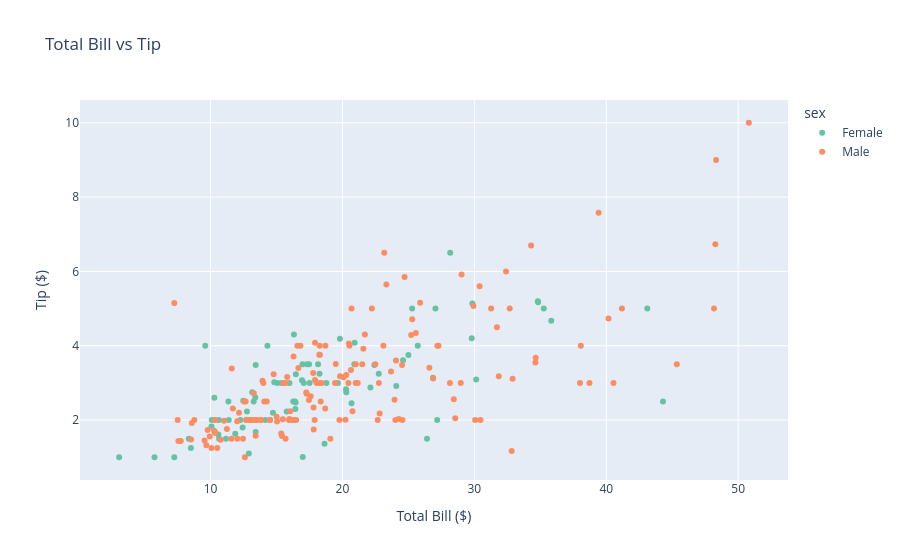

The code cell stored with this chart in its notebook:
### Markdown cell above
#### Pyplot

### Code cell
import plotly.express as px
# Scatter Plot
fig = px.scatter(
    tips,
    x="total_bill",
    y="tip",
    color="sex",
    title="Total Bill vs Tip",
    color_discrete_sequence=px.colors.qualitative.Set2
)

fig.update_layout(
    xaxis_title="Total Bill ($)",
    yaxis_title="Tip ($)"
)

fig.show()

### Figure 1 — Plotly figure (JSON) as saved in the notebook; plotly's stock layout.template omitted (floating-point values rounded to 4 significant figures; data arrays with more than 128 entries replaced by an {"elided": "..."} marker saying what was removed)
{"data": [{"hovertemplate": "sex=Female<br>total_bill=%{x}<br>tip=%{y}<extra></extra>", "legendgroup": "Female", "marker": {"color": "rgb(102,194,165)", "symbol": "circle"}, "mode": "markers", "name": "Female", "orientation": "v", "showlegend": true, "type": "scatter", "x": [16.99, 24.59, 35.26, 14.83, 10.33, 16.97, 20.29, 15.77, 19.65, 15.06, 20.69, 16.93, 10.29, 34.81, 26.41, 16.45, 3.07, 17.07, 26.86, 25.28, 14.73, 10.07, 34.83, 5.75, 16.32, 22.75, 11.35, 15.38, 44.3, 22.42, 20.92, 14.31, 7.25, 25.71, 17.31, 10.65, 12.43, 24.08, 13.42, 12.48, 29.8, 14.52, 11.38, 20.27, 11.17, 12.26, 18.26, 8.51, 10.33, 14.15, 13.16, 17.47, 27.05, 16.43, 8.35, 18.64, 11.87, 29.85, 25.0, 13.39, 16.21, 17.51, 10.59, 10.63, 9.6, 20.9, 18.15, 19.81, 43.11, 13.0, 12.74, 13.0, 16.4, 16.47, 12.76, 13.27, 28.17, 12.9, 30.14, 13.42, 15.98, 16.27, 10.09, 22.12, 35.83, 27.18, 18.78], "xaxis": "x", "y": [1.01, 3.61, 5.0, 3.02, 1.67, 3.5, 2.75, 2.23, 3.0, 3.0, 2.45, 3.07, 2.6, 5.2, 1.5, 2.47, 1.0, 3.0, 3.14, 5.0, 2.2, 1.83, 5.17, 1.0, 4.3, 3.25, 2.5, 3.0, 2.5, 3.48, 4.08, 4.0, 1.0, 4.0, 3.5, 1.5, 1.8, 2.92, 1.68, 2.52, 4.2, 2.0, 2.0, 2.83, 1.5, 2.0, 3.25, 1.25, 2.0, 2.0, 2.75, 3.5, 5.0, 2.3, 1.5, 1.36, 1.63, 5.14, 3.75, 2.61, 2.0, 3.0, 1.61, 2.0, 4.0, 3.5, 3.5, 4.19, 5.0, 2.0, 2.01, 2.0, 2.5, 3.23, 2.23, 2.5, 6.5, 1.1, 3.09, 3.48, 3.0, 2.5, 2.0, 2.88, 4.67, 2.0, 3.0], "yaxis": "y"}, {"hovertemplate": "sex=Male<br>total_bill=%{x}<br>tip=%{y}<extra></extra>", "legendgroup": "Male", "marker": {"color": "rgb(252,141,98)", "symbol": "circle"}, "mode": "markers", "name": "Male", "orientation": "v", "showlegend": true, "type": "scatter", "x": {"elided": "157 float values"}, "xaxis": "x", "y": {"elided": "157 float values"}, "yaxis": "y"}], "layout": {"legend": {"title": {"text": "sex"}, "tracegroupgap": 0}, "title": {"text": "Total Bill vs Tip"}, "xaxis": {"anchor": "y", "domain": [0, 1], "title": {"text": "Total Bill ($)"}}, "yaxis": {"anchor": "x", "domain": [0, 1], "title": {"text": "Tip ($)"}}}}
